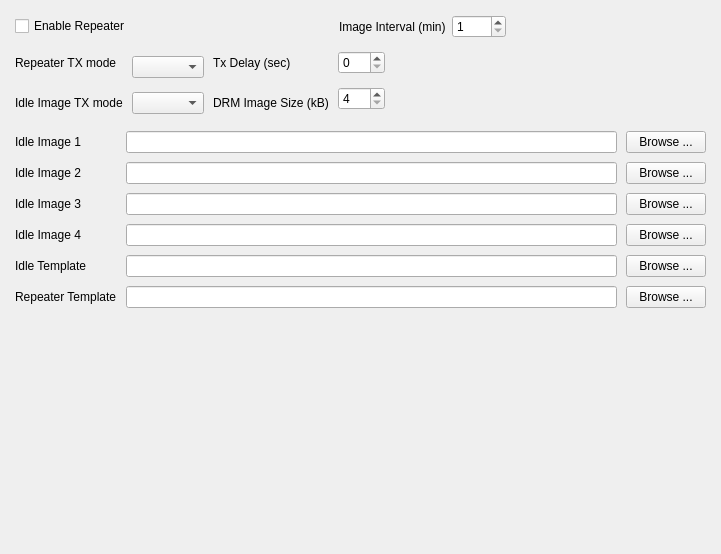
<?xml version="1.0" encoding="UTF-8"?>
<ui version="4.0">
 <class>repeaterConfig</class>
 <widget class="QWidget" name="repeaterConfig">
  <property name="geometry">
   <rect>
    <x>0</x>
    <y>0</y>
    <width>721</width>
    <height>554</height>
   </rect>
  </property>
  <property name="windowTitle">
   <string>Form</string>
  </property>
  <layout class="QVBoxLayout" name="verticalLayout">
   <property name="spacing">
    <number>9</number>
   </property>
   <item>
    <layout class="QHBoxLayout" name="horizontalLayout">
     <property name="leftMargin">
      <number>4</number>
     </property>
     <property name="topMargin">
      <number>4</number>
     </property>
     <property name="rightMargin">
      <number>4</number>
     </property>
     <item>
      <widget class="QCheckBox" name="repeaterEnabledCheckBox">
       <property name="text">
        <string>Enable Repeater</string>
       </property>
      </widget>
     </item>
     <item>
      <spacer>
       <property name="orientation">
        <enum>Qt::Horizontal</enum>
       </property>
       <property name="sizeType">
        <enum>QSizePolicy::Expanding</enum>
       </property>
       <property name="sizeHint" stdset="0">
        <size>
         <width>20</width>
         <height>20</height>
        </size>
       </property>
      </spacer>
     </item>
     <item>
      <layout class="QHBoxLayout" name="_3">
       <property name="spacing">
        <number>6</number>
       </property>
       <property name="leftMargin">
        <number>0</number>
       </property>
       <property name="topMargin">
        <number>0</number>
       </property>
       <property name="rightMargin">
        <number>0</number>
       </property>
       <property name="bottomMargin">
        <number>0</number>
       </property>
       <item>
        <widget class="QLabel" name="imageIntervalLabel">
         <property name="text">
          <string>Image Interval (min)</string>
         </property>
         <property name="wordWrap">
          <bool>false</bool>
         </property>
        </widget>
       </item>
       <item>
        <widget class="QSpinBox" name="imageIntervalSpinBox">
         <property name="minimum">
          <number>1</number>
         </property>
         <property name="maximum">
          <number>1440</number>
         </property>
        </widget>
       </item>
      </layout>
     </item>
     <item>
      <spacer>
       <property name="orientation">
        <enum>Qt::Horizontal</enum>
       </property>
       <property name="sizeType">
        <enum>QSizePolicy::Expanding</enum>
       </property>
       <property name="sizeHint" stdset="0">
        <size>
         <width>60</width>
         <height>20</height>
        </size>
       </property>
      </spacer>
     </item>
    </layout>
   </item>
   <item>
    <layout class="QHBoxLayout" name="horizontalLayout_2">
     <property name="leftMargin">
      <number>4</number>
     </property>
     <property name="topMargin">
      <number>4</number>
     </property>
     <property name="rightMargin">
      <number>4</number>
     </property>
     <property name="bottomMargin">
      <number>4</number>
     </property>
     <item>
      <layout class="QGridLayout" name="gridLayout">
       <item row="0" column="0">
        <widget class="QLabel" name="repeaterTxModeLabel">
         <property name="text">
          <string>Repeater TX mode</string>
         </property>
         <property name="wordWrap">
          <bool>false</bool>
         </property>
        </widget>
       </item>
       <item row="0" column="1" rowspan="2">
        <widget class="QComboBox" name="repeaterTxModeComboBox"/>
       </item>
       <item row="0" column="2">
        <widget class="QLabel" name="label">
         <property name="text">
          <string>Tx Delay (sec)</string>
         </property>
        </widget>
       </item>
       <item row="0" column="3">
        <widget class="QSpinBox" name="txDelaySpinBox"/>
       </item>
       <item row="1" column="3" rowspan="2">
        <widget class="QSpinBox" name="txDRMImageSizeSpinBox">
         <property name="minimum">
          <number>4</number>
         </property>
         <property name="maximum">
          <number>100</number>
         </property>
        </widget>
       </item>
       <item row="2" column="0">
        <widget class="QLabel" name="repeaterTxModeLabel_2">
         <property name="text">
          <string>Idle Image TX mode</string>
         </property>
         <property name="wordWrap">
          <bool>false</bool>
         </property>
        </widget>
       </item>
       <item row="2" column="1">
        <widget class="QComboBox" name="repeaterIdleTxModeComboBox"/>
       </item>
       <item row="2" column="2">
        <widget class="QLabel" name="trxDRMImageSizeLabel">
         <property name="text">
          <string>DRM Image Size (kB)</string>
         </property>
        </widget>
       </item>
      </layout>
     </item>
     <item>
      <spacer name="spacer_2">
       <property name="orientation">
        <enum>Qt::Horizontal</enum>
       </property>
       <property name="sizeType">
        <enum>QSizePolicy::Expanding</enum>
       </property>
       <property name="sizeHint" stdset="0">
        <size>
         <width>60</width>
         <height>20</height>
        </size>
       </property>
      </spacer>
     </item>
    </layout>
   </item>
   <item>
    <layout class="QGridLayout" name="gridLayout_2">
     <property name="leftMargin">
      <number>4</number>
     </property>
     <property name="topMargin">
      <number>4</number>
     </property>
     <property name="rightMargin">
      <number>4</number>
     </property>
     <property name="bottomMargin">
      <number>4</number>
     </property>
     <item row="0" column="0">
      <widget class="QLabel" name="rep1Label">
       <property name="text">
        <string>Idle Image 1</string>
       </property>
       <property name="wordWrap">
        <bool>false</bool>
       </property>
      </widget>
     </item>
     <item row="0" column="1">
      <widget class="QLineEdit" name="repeaterImage1LineEdit">
       <property name="modified">
        <bool>false</bool>
       </property>
      </widget>
     </item>
     <item row="0" column="2">
      <widget class="QPushButton" name="rp1BrowseButton">
       <property name="sizePolicy">
        <sizepolicy hsizetype="Fixed" vsizetype="Fixed">
         <horstretch>0</horstretch>
         <verstretch>0</verstretch>
        </sizepolicy>
       </property>
       <property name="text">
        <string>Browse ...</string>
       </property>
      </widget>
     </item>
     <item row="1" column="0">
      <widget class="QLabel" name="rp2Label">
       <property name="text">
        <string>Idle Image 2</string>
       </property>
       <property name="wordWrap">
        <bool>false</bool>
       </property>
      </widget>
     </item>
     <item row="1" column="1">
      <widget class="QLineEdit" name="repeaterImage2LineEdit">
       <property name="modified">
        <bool>false</bool>
       </property>
      </widget>
     </item>
     <item row="1" column="2">
      <widget class="QPushButton" name="rp2BrowseButton">
       <property name="sizePolicy">
        <sizepolicy hsizetype="Fixed" vsizetype="Fixed">
         <horstretch>0</horstretch>
         <verstretch>0</verstretch>
        </sizepolicy>
       </property>
       <property name="text">
        <string>Browse ...</string>
       </property>
      </widget>
     </item>
     <item row="2" column="0">
      <widget class="QLabel" name="rp3Label">
       <property name="text">
        <string>Idle Image 3</string>
       </property>
       <property name="wordWrap">
        <bool>false</bool>
       </property>
      </widget>
     </item>
     <item row="2" column="1">
      <widget class="QLineEdit" name="repeaterImage3LineEdit">
       <property name="modified">
        <bool>false</bool>
       </property>
      </widget>
     </item>
     <item row="2" column="2">
      <widget class="QPushButton" name="rp3BrowseButton">
       <property name="sizePolicy">
        <sizepolicy hsizetype="Fixed" vsizetype="Fixed">
         <horstretch>0</horstretch>
         <verstretch>0</verstretch>
        </sizepolicy>
       </property>
       <property name="text">
        <string>Browse ...</string>
       </property>
      </widget>
     </item>
     <item row="3" column="0">
      <widget class="QLabel" name="rp4Label">
       <property name="text">
        <string>Idle Image 4</string>
       </property>
       <property name="wordWrap">
        <bool>false</bool>
       </property>
      </widget>
     </item>
     <item row="3" column="1">
      <widget class="QLineEdit" name="repeaterImage4LineEdit">
       <property name="modified">
        <bool>false</bool>
       </property>
      </widget>
     </item>
     <item row="3" column="2">
      <widget class="QPushButton" name="rp4BrowseButton">
       <property name="sizePolicy">
        <sizepolicy hsizetype="Fixed" vsizetype="Fixed">
         <horstretch>0</horstretch>
         <verstretch>0</verstretch>
        </sizepolicy>
       </property>
       <property name="text">
        <string>Browse ...</string>
       </property>
      </widget>
     </item>
     <item row="4" column="0">
      <widget class="QLabel" name="Label">
       <property name="text">
        <string>Idle Template</string>
       </property>
       <property name="wordWrap">
        <bool>false</bool>
       </property>
      </widget>
     </item>
     <item row="4" column="1">
      <widget class="QLineEdit" name="repeaterIdleTemplateLineEdit"/>
     </item>
     <item row="4" column="2">
      <widget class="QPushButton" name="repeaterIdleTemplateBrowseButton">
       <property name="sizePolicy">
        <sizepolicy hsizetype="Fixed" vsizetype="Fixed">
         <horstretch>0</horstretch>
         <verstretch>0</verstretch>
        </sizepolicy>
       </property>
       <property name="text">
        <string>Browse ...</string>
       </property>
      </widget>
     </item>
     <item row="5" column="0">
      <widget class="QLabel" name="ackLabel">
       <property name="text">
        <string>Repeater Template</string>
       </property>
       <property name="wordWrap">
        <bool>false</bool>
       </property>
      </widget>
     </item>
     <item row="5" column="1">
      <widget class="QLineEdit" name="repeaterTemplateLineEdit"/>
     </item>
     <item row="5" column="2">
      <widget class="QPushButton" name="repeaterTemplateBrowseButton">
       <property name="sizePolicy">
        <sizepolicy hsizetype="Fixed" vsizetype="Fixed">
         <horstretch>0</horstretch>
         <verstretch>0</verstretch>
        </sizepolicy>
       </property>
       <property name="text">
        <string>Browse ...</string>
       </property>
      </widget>
     </item>
    </layout>
   </item>
   <item>
    <spacer name="verticalSpacer">
     <property name="orientation">
      <enum>Qt::Vertical</enum>
     </property>
     <property name="sizeHint" stdset="0">
      <size>
       <width>20</width>
       <height>202</height>
      </size>
     </property>
    </spacer>
   </item>
  </layout>
 </widget>
 <resources/>
 <connections/>
</ui>
